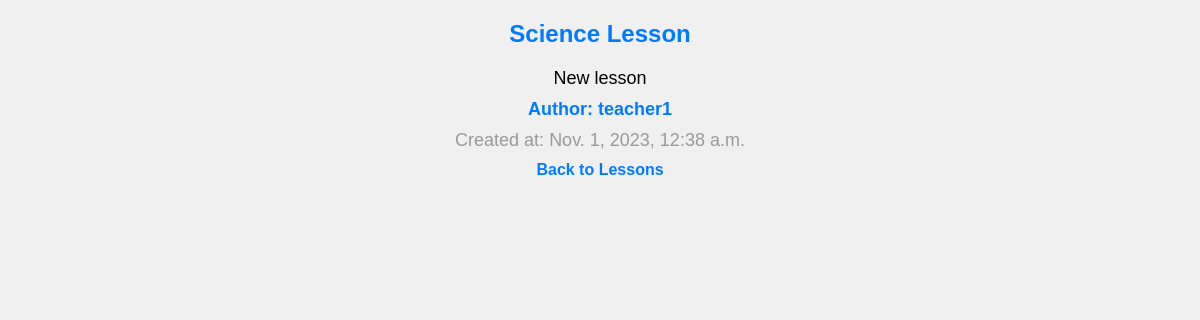
The page /students/lessons/8/ on the database its author committed.
### teachers/models.py (models this page shows, shortened)
class Lesson(models.Model):
    title = models.CharField(max_length=200)
    classroom = models.ForeignKey(Classroom, on_delete=models.CASCADE, null=True, blank=True)
    content_type = models.CharField(
        choices=[('text', 'Text'), ('video', 'Video')],
        max_length=10,
        default='text'
    )
    content = models.TextField()  # For text content or video URL
    author = models.ForeignKey(User, on_delete=models.CASCADE)
    created_at = models.DateTimeField(auto_now_add=True)

### students/views.py (the view)
# urls.py: path('lessons/<int:lesson_id>/', views.lesson_detail, name='lesson_detail'),
def lesson_detail(request, lesson_id):
    lesson = get_object_or_404(Lesson, id=lesson_id)
    return render(request, 'students/lesson_detail.html', {'lesson': lesson})

### students/templates/students/lesson_detail.html (shortened to what this page needs)
{% block content %}
<!DOCTYPE html>
<html lang="en">
<head>
</head>
<body>
    <h1>{{ lesson.title }}</h1>
    <p>{{ lesson.content }}</p>
    <p class="author">Author: {{ lesson.author.username }}</p>
    <p class="created-at">Created at: {{ lesson.created_at }}</p>
    <a href="{% url 'students:view_lessons' %}">Back to Lessons</a>
</body>
</html>
{% endblock %}

### students/templates/students/lesson_detail.html (style rules this page uses)
body { font-family: Arial, sans-serif; background-color: #f0f0f0; margin: 0; padding: 0; text-align: center; }
h1 { font-size: 24px; color: #007BFF; margin: 20px 0; }
p { font-size: 18px; margin: 10px 0; }
p.author { color: #007BFF; font-weight: bold; }
p.created-at { color: #999; }
a { text-decoration: none; color: #007BFF; font-weight: bold; }

### rows shown on the page
Lesson: title "Science Lesson", content "New lesson", author.username "teacher1", created_at "Nov. 1, 2023, 12:38 a.m."
